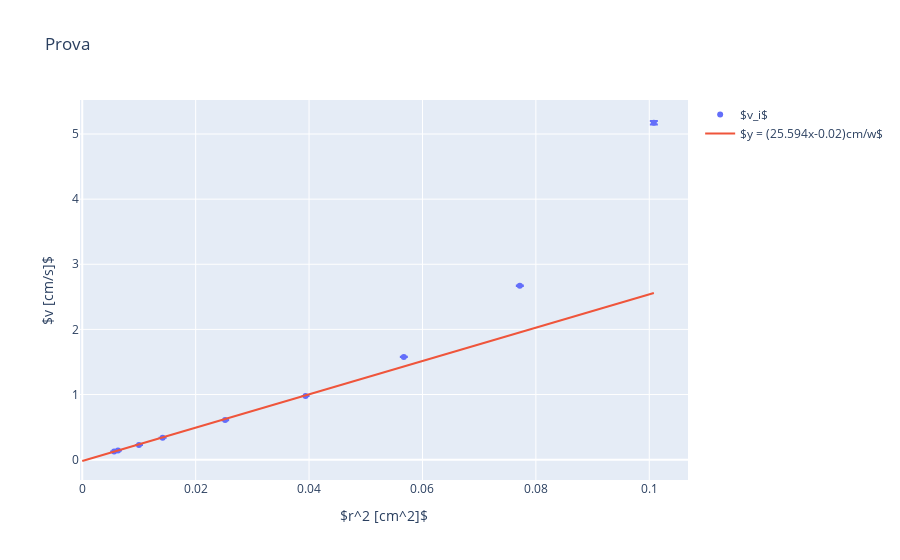

Write notebook code for a chart like this one.
### Code cell
g = Grafico(x,layout)

### Figure 1 — Plotly figure (JSON) as saved in the notebook; plotly's stock layout.template omitted (floating-point values rounded to 4 significant figures; data arrays with more than 128 entries replaced by an {"elided": "..."} marker saying what was removed)
{"data": [{"error_x": {"type": "data"}, "error_y": {"array": [3.667e-05, 0.0001016, 0.000367, 0.02767, 1.444e-05, 0.0003406, 9.247e-05, 0.0008919, 0.003745], "type": "data"}, "mode": "markers", "name": "$v_i$", "showlegend": true, "type": "scatter", "x": [0.005625, 0.01417, 0.03938, 0.1008, 0.006304, 0.0252, 0.01, 0.05672, 0.07717], "y": [0.125, 0.3378, 0.9787, 5.173, 0.1406, 0.6069, 0.2253, 1.578, 2.672]}, {"mode": "lines", "name": "$y = (25.594x-0.02)cm/w$", "type": "scatter", "x": {"elided": "1000 float values"}, "y": {"elided": "1000 float values"}}], "layout": {"title": {"text": "Prova"}, "xaxis": {"title": {"text": "$r^2 [cm^2]$"}}, "yaxis": {"title": {"text": "$v [cm/s]$"}}}}
